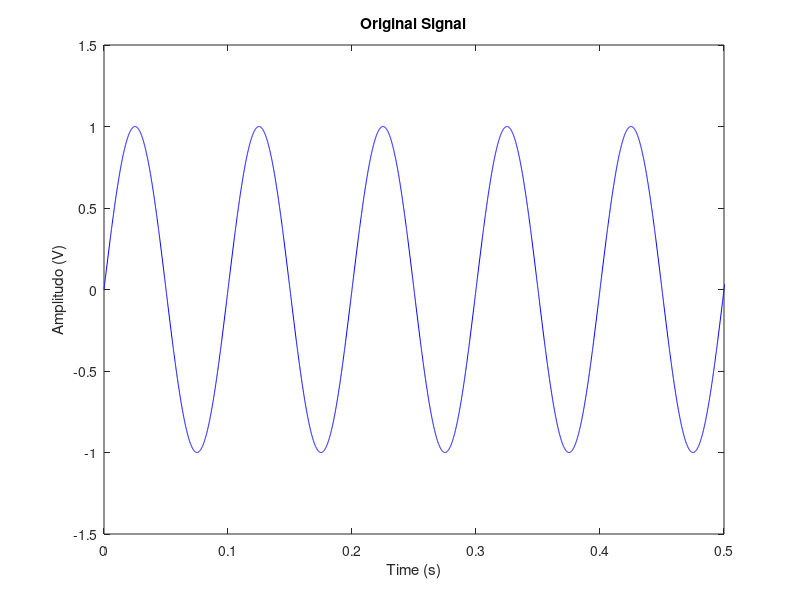
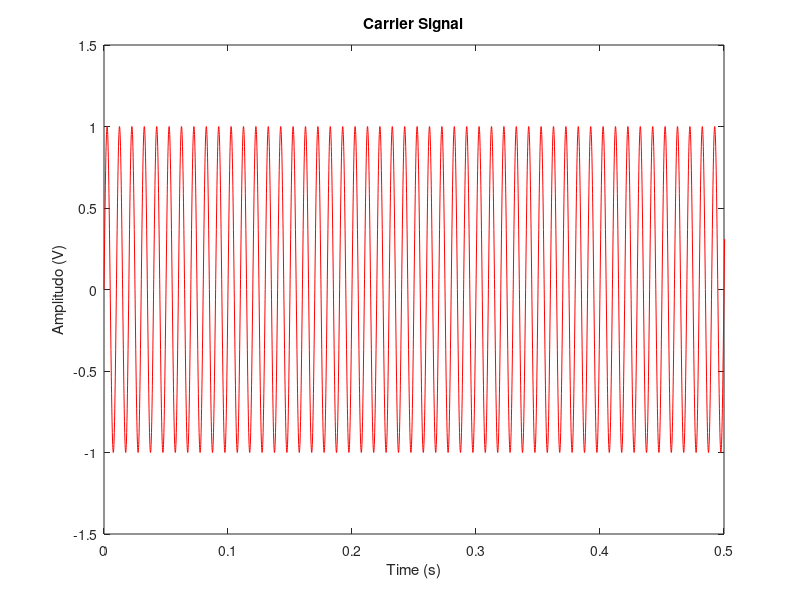
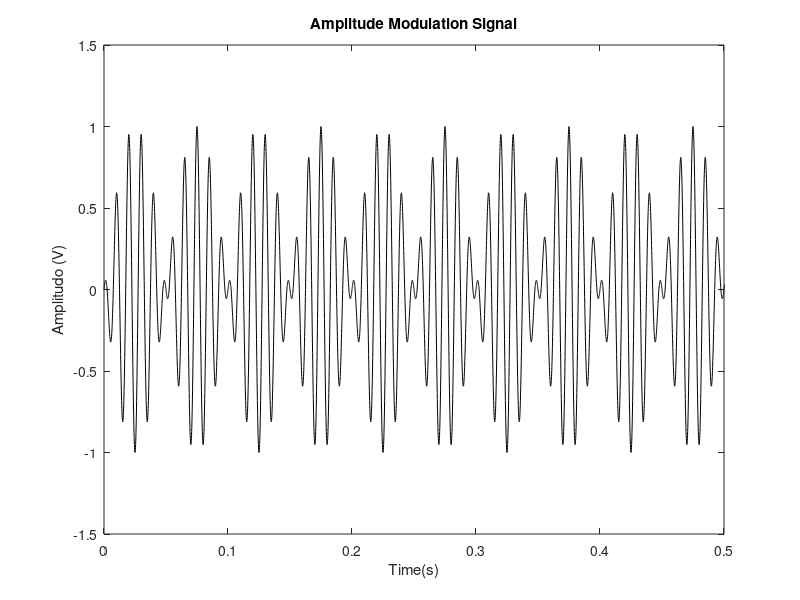
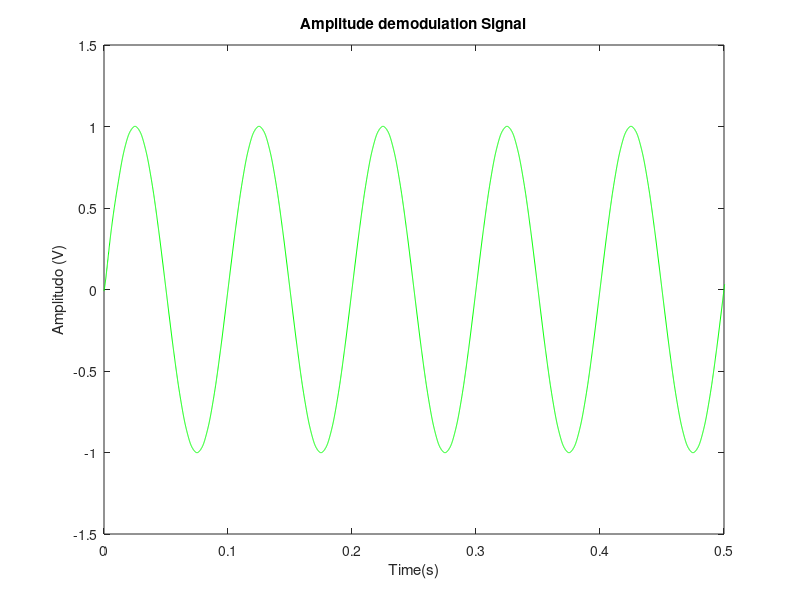

Reproduce these figures in MATLAB, in order. (Note: this script raises an error after producing the figures.)
%Informasi
Fs=10000;
f=10;
Fc=100;
N=10000; 
n=0:N-1;
t=n/Fs; 
x=sin(2*pi*f*t);
figure(1); 
plot(t,x,'-b'); 
xlabel('Time (s)');
ylabel('Amplitudo (V)'); 
title('Original Signal'); 
axis([0 0.5 -1.5 1.5]);

%Carrier
a=sin(2*pi*Fc*t); 
figure(2); 
plot(t,a,'-r'); 
xlabel('Time (s)');
ylabel('Amplitudo (V)'); 
title('Carrier Signal'); 
axis([0 0.5 -1.5 1.5]);

%Modulasi AM
y=ammod(x,Fc,Fs); 
figure(3); 
plot(t,y,'-k');
xlabel('Time(s)');
ylabel('Amplitudo (V)'); 
title('Amplitude Modulation Signal'); 
axis([0 0.5 -1.5 1.5]);

%Demodulasi AM
x=amdemod(y,Fc,Fs); 
figure(4);
plot(t,x,'-g') ;
xlabel('Time(s)');
ylabel('Amplitudo (V)') ;
title('Amplitude demodulation Signal') ;
axis([0 0.5 -1.5 1.5]);

%Modulasi FM
y=fmmod(x,Fc,Fs,50); 
figure(5); 
plot(t,y,'-k');
xlabel('Time(s)');
ylabel('Amplitudo (V)'); 
title('Frequency Modulation Signal'); 
axis([0 0.5 -1.5 1.5]);

%Demodulasi FM
x=fmdemod(y,Fc,Fs,50); 
figure(6);
plot(t,x,'-g') ;
xlabel('Time(s)');
ylabel('Amplitudo (V)') ;
title('Frequency demodulation Signal') ;
axis([0 0.5 -1.5 1.5]);

%Modulasi PM
y=pmmod(x,Fc,Fs,3); 
figure(7); 
plot(t,y,'-k');
xlabel('Time(s)');
ylabel('Amplitudo (V)'); 
title('Phase Modulation Signal'); 
axis([0 0.5 -1.5 1.5]);

%Demodulasi PM
x=pmdemod(y,Fc,Fs,3); 
figure(8);
plot(t,x,'-g') ;
xlabel('Time(s)');
ylabel('Amplitudo (V)') ;
title('Phase demodulation Signal') ;
axis([0 0.5 -1.5 1.5]);
